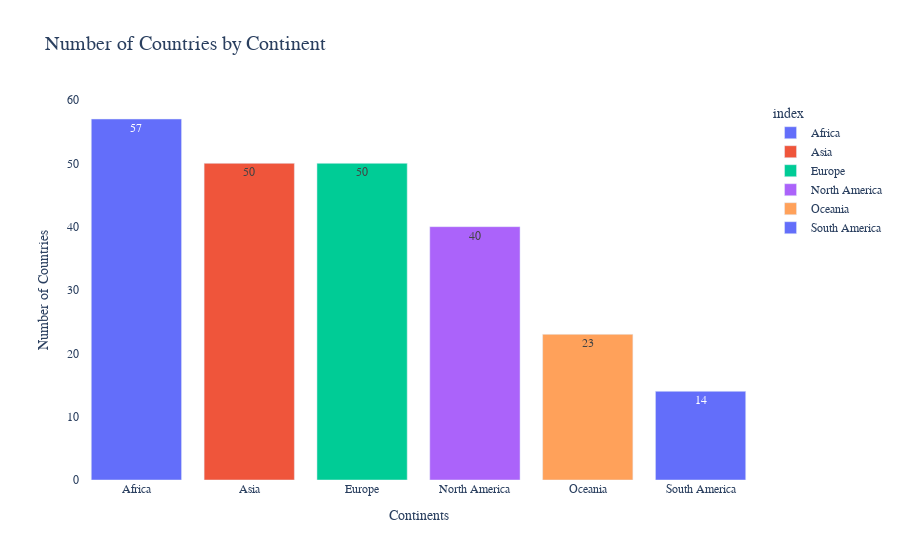

Notebook source saved alongside this figure:
### Code cell
# Create the bar chart
fig = px.bar(
    countries_by_continent,
    x='index',
    y='Continent',
    color='index',
    text='Continent',
    title='Number of Countries by Continent',
    color_discrete_sequence=custom_palette
)
 # Customize the layout
fig.update_layout(
xaxis_title='Continents',
yaxis_title='Number of Countries',
plot_bgcolor='rgba(0,0,0,0)', # Set the background color to transparent
font_family='Arial', # Set font family
title_font_size=20 # Set title font size
 )
# Show the plot
fig.show()

### Figure 1 — Plotly figure (JSON) as saved in the notebook; plotly's stock layout.template omitted (floating-point values rounded to 4 significant figures)
{"data": [{"alignmentgroup": "True", "hovertemplate": "index=%{x}<br>Continent=%{text}<extra></extra>", "legendgroup": "Africa", "marker": {"color": "#636EFA", "pattern": {"shape": ""}}, "name": "Africa", "offsetgroup": "Africa", "orientation": "v", "showlegend": true, "text": [57], "textposition": "auto", "type": "bar", "x": ["Africa"], "xaxis": "x", "y": [57], "yaxis": "y"}, {"alignmentgroup": "True", "hovertemplate": "index=%{x}<br>Continent=%{text}<extra></extra>", "legendgroup": "Asia", "marker": {"color": "#EF553B", "pattern": {"shape": ""}}, "name": "Asia", "offsetgroup": "Asia", "orientation": "v", "showlegend": true, "text": [50], "textposition": "auto", "type": "bar", "x": ["Asia"], "xaxis": "x", "y": [50], "yaxis": "y"}, {"alignmentgroup": "True", "hovertemplate": "index=%{x}<br>Continent=%{text}<extra></extra>", "legendgroup": "Europe", "marker": {"color": "#00CC96", "pattern": {"shape": ""}}, "name": "Europe", "offsetgroup": "Europe", "orientation": "v", "showlegend": true, "text": [50], "textposition": "auto", "type": "bar", "x": ["Europe"], "xaxis": "x", "y": [50], "yaxis": "y"}, {"alignmentgroup": "True", "hovertemplate": "index=%{x}<br>Continent=%{text}<extra></extra>", "legendgroup": "North America", "marker": {"color": "#AB63FA", "pattern": {"shape": ""}}, "name": "North America", "offsetgroup": "North America", "orientation": "v", "showlegend": true, "text": [40], "textposition": "auto", "type": "bar", "x": ["North America"], "xaxis": "x", "y": [40], "yaxis": "y"}, {"alignmentgroup": "True", "hovertemplate": "index=%{x}<br>Continent=%{text}<extra></extra>", "legendgroup": "Oceania", "marker": {"color": "#FFA15A", "pattern": {"shape": ""}}, "name": "Oceania", "offsetgroup": "Oceania", "orientation": "v", "showlegend": true, "text": [23], "textposition": "auto", "type": "bar", "x": ["Oceania"], "xaxis": "x", "y": [23], "yaxis": "y"}, {"alignmentgroup": "True", "hovertemplate": "index=%{x}<br>Continent=%{text}<extra></extra>", "legendgroup": "South America", "marker": {"color": "#636EFA", "pattern": {"shape": ""}}, "name": "South America", "offsetgroup": "South America", "orientation": "v", "showlegend": true, "text": [14], "textposition": "auto", "type": "bar", "x": ["South America"], "xaxis": "x", "y": [14], "yaxis": "y"}], "layout": {"barmode": "relative", "font": {"family": "Arial"}, "legend": {"title": {"text": "index"}, "tracegroupgap": 0}, "plot_bgcolor": "rgba(0,0,0,0)", "title": {"font": {"size": 20}, "text": "Number of Countries by Continent"}, "xaxis": {"anchor": "y", "categoryarray": ["Africa", "Asia", "Europe", "North America", "Oceania", "South America"], "categoryorder": "array", "domain": [0, 1], "title": {"text": "Continents"}}, "yaxis": {"anchor": "x", "domain": [0, 1], "title": {"text": "Number of Countries"}}}}
